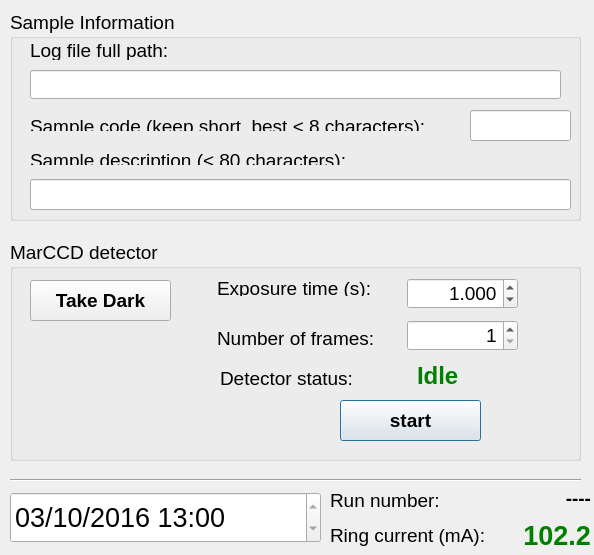
<?xml version="1.0" encoding="UTF-8"?>
<ui version="4.0">
 <class>dlgSampleCCD</class>
 <widget class="QDialog" name="dlgSampleCCD">
  <property name="geometry">
   <rect>
    <x>0</x>
    <y>0</y>
    <width>594</width>
    <height>555</height>
   </rect>
  </property>
  <property name="font">
   <font>
    <pointsize>14</pointsize>
   </font>
  </property>
  <property name="windowTitle">
   <string>MarCCD experiment control </string>
  </property>
  <widget class="QGroupBox" name="groupBox_2">
   <property name="geometry">
    <rect>
     <x>10</x>
     <y>10</y>
     <width>571</width>
     <height>211</height>
    </rect>
   </property>
   <property name="autoFillBackground">
    <bool>true</bool>
   </property>
   <property name="title">
    <string>Sample Information</string>
   </property>
   <widget class="QLabel" name="label_7">
    <property name="geometry">
     <rect>
      <x>20</x>
      <y>105</y>
      <width>441</width>
      <height>16</height>
     </rect>
    </property>
    <property name="text">
     <string>Sample code (keep short, best &lt; 8 characters):</string>
    </property>
   </widget>
   <widget class="QLabel" name="label_8">
    <property name="geometry">
     <rect>
      <x>20</x>
      <y>139</y>
      <width>381</width>
      <height>16</height>
     </rect>
    </property>
    <property name="text">
     <string>Sample description (&lt; 80 characters):</string>
    </property>
   </widget>
   <widget class="QLineEdit" name="leSampleCode">
    <property name="geometry">
     <rect>
      <x>460</x>
      <y>100</y>
      <width>101</width>
      <height>31</height>
     </rect>
    </property>
    <property name="font">
     <font>
      <pointsize>14</pointsize>
      <weight>75</weight>
      <bold>true</bold>
     </font>
    </property>
   </widget>
   <widget class="QLineEdit" name="leSampleDescription">
    <property name="geometry">
     <rect>
      <x>20</x>
      <y>169</y>
      <width>541</width>
      <height>31</height>
     </rect>
    </property>
    <property name="font">
     <font>
      <weight>75</weight>
      <bold>true</bold>
     </font>
    </property>
   </widget>
   <widget class="QLineEdit" name="leDataFolder">
    <property name="geometry">
     <rect>
      <x>20</x>
      <y>60</y>
      <width>531</width>
      <height>29</height>
     </rect>
    </property>
   </widget>
   <widget class="QLabel" name="label_13">
    <property name="geometry">
     <rect>
      <x>20</x>
      <y>30</y>
      <width>171</width>
      <height>20</height>
     </rect>
    </property>
    <property name="text">
     <string>Log file full path: </string>
    </property>
   </widget>
  </widget>
  <widget class="QGroupBox" name="groupBox_3">
   <property name="geometry">
    <rect>
     <x>10</x>
     <y>240</y>
     <width>571</width>
     <height>221</height>
    </rect>
   </property>
   <property name="autoFillBackground">
    <bool>true</bool>
   </property>
   <property name="title">
    <string>MarCCD detector</string>
   </property>
   <widget class="QLabel" name="label_11">
    <property name="geometry">
     <rect>
      <x>207</x>
      <y>40</y>
      <width>201</width>
      <height>16</height>
     </rect>
    </property>
    <property name="text">
     <string>Exposure time (s):</string>
    </property>
   </widget>
   <widget class="QDoubleSpinBox" name="dsbExposureTime">
    <property name="geometry">
     <rect>
      <x>397</x>
      <y>38</y>
      <width>111</width>
      <height>31</height>
     </rect>
    </property>
    <property name="alignment">
     <set>Qt::AlignRight|Qt::AlignTrailing|Qt::AlignVCenter</set>
    </property>
    <property name="decimals">
     <number>3</number>
    </property>
    <property name="minimum">
     <double>0.010000000000000</double>
    </property>
    <property name="maximum">
     <double>99999.990000000005239</double>
    </property>
    <property name="value">
     <double>1.000000000000000</double>
    </property>
   </widget>
   <widget class="QLabel" name="label_12">
    <property name="geometry">
     <rect>
      <x>207</x>
      <y>90</y>
      <width>201</width>
      <height>16</height>
     </rect>
    </property>
    <property name="text">
     <string>Number of frames:</string>
    </property>
   </widget>
   <widget class="QSpinBox" name="sbNumberOfFrames">
    <property name="geometry">
     <rect>
      <x>397</x>
      <y>80</y>
      <width>111</width>
      <height>31</height>
     </rect>
    </property>
    <property name="alignment">
     <set>Qt::AlignRight|Qt::AlignTrailing|Qt::AlignVCenter</set>
    </property>
    <property name="minimum">
     <number>1</number>
    </property>
    <property name="maximum">
     <number>99999</number>
    </property>
   </widget>
   <widget class="QLabel" name="label_14">
    <property name="geometry">
     <rect>
      <x>210</x>
      <y>130</y>
      <width>181</width>
      <height>16</height>
     </rect>
    </property>
    <property name="text">
     <string>Detector status:</string>
    </property>
   </widget>
   <widget class="QLabel" name="lblDetectorStatus">
    <property name="geometry">
     <rect>
      <x>407</x>
      <y>120</y>
      <width>151</width>
      <height>31</height>
     </rect>
    </property>
    <property name="font">
     <font>
      <pointsize>18</pointsize>
      <weight>75</weight>
      <bold>true</bold>
     </font>
    </property>
    <property name="styleSheet">
     <string notr="true">color:green</string>
    </property>
    <property name="text">
     <string>Idle</string>
    </property>
   </widget>
   <widget class="QPushButton" name="pbStartMarCCD">
    <property name="geometry">
     <rect>
      <x>330</x>
      <y>160</y>
      <width>141</width>
      <height>41</height>
     </rect>
    </property>
    <property name="font">
     <font>
      <weight>75</weight>
      <bold>true</bold>
     </font>
    </property>
    <property name="styleSheet">
     <string notr="true"/>
    </property>
    <property name="text">
     <string>start</string>
    </property>
   </widget>
   <widget class="QPushButton" name="pbTakeDark">
    <property name="geometry">
     <rect>
      <x>20</x>
      <y>40</y>
      <width>141</width>
      <height>41</height>
     </rect>
    </property>
    <property name="font">
     <font>
      <weight>75</weight>
      <bold>true</bold>
     </font>
    </property>
    <property name="styleSheet">
     <string notr="true"/>
    </property>
    <property name="text">
     <string>Take Dark</string>
    </property>
   </widget>
  </widget>
  <widget class="QDateTimeEdit" name="dteNow">
   <property name="geometry">
    <rect>
     <x>10</x>
     <y>492</y>
     <width>311</width>
     <height>51</height>
    </rect>
   </property>
   <property name="font">
    <font>
     <pointsize>20</pointsize>
     <weight>50</weight>
     <bold>false</bold>
    </font>
   </property>
   <property name="readOnly">
    <bool>true</bool>
   </property>
   <property name="date">
    <date>
     <year>2016</year>
     <month>3</month>
     <day>10</day>
    </date>
   </property>
   <property name="time">
    <time>
     <hour>13</hour>
     <minute>0</minute>
     <second>0</second>
    </time>
   </property>
   <property name="maximumTime">
    <time>
     <hour>22</hour>
     <minute>59</minute>
     <second>59</second>
    </time>
   </property>
   <property name="displayFormat">
    <string>MM/dd/yyyy hh:mm</string>
   </property>
  </widget>
  <widget class="Line" name="line">
   <property name="geometry">
    <rect>
     <x>10</x>
     <y>470</y>
     <width>571</width>
     <height>20</height>
    </rect>
   </property>
   <property name="orientation">
    <enum>Qt::Horizontal</enum>
   </property>
  </widget>
  <widget class="QLabel" name="label_15">
   <property name="geometry">
    <rect>
     <x>330</x>
     <y>520</y>
     <width>221</width>
     <height>31</height>
    </rect>
   </property>
   <property name="text">
    <string>Ring current (mA):</string>
   </property>
  </widget>
  <widget class="QLabel" name="lblStorageRingCurrent">
   <property name="geometry">
    <rect>
     <x>480</x>
     <y>510</y>
     <width>111</width>
     <height>51</height>
    </rect>
   </property>
   <property name="font">
    <font>
     <pointsize>20</pointsize>
     <weight>75</weight>
     <bold>true</bold>
    </font>
   </property>
   <property name="styleSheet">
    <string notr="true">color:green</string>
   </property>
   <property name="text">
    <string>102.2</string>
   </property>
   <property name="alignment">
    <set>Qt::AlignRight|Qt::AlignTrailing|Qt::AlignVCenter</set>
   </property>
   <property name="indent">
    <number>0</number>
   </property>
  </widget>
  <widget class="QLabel" name="label_9">
   <property name="geometry">
    <rect>
     <x>330</x>
     <y>490</y>
     <width>171</width>
     <height>21</height>
    </rect>
   </property>
   <property name="text">
    <string>Run number:</string>
   </property>
  </widget>
  <widget class="QLabel" name="lblRunNumber">
   <property name="geometry">
    <rect>
     <x>490</x>
     <y>490</y>
     <width>101</width>
     <height>16</height>
    </rect>
   </property>
   <property name="font">
    <font>
     <weight>75</weight>
     <bold>true</bold>
    </font>
   </property>
   <property name="text">
    <string>----</string>
   </property>
   <property name="alignment">
    <set>Qt::AlignRight|Qt::AlignTrailing|Qt::AlignVCenter</set>
   </property>
  </widget>
 </widget>
 <tabstops>
  <tabstop>leDataFolder</tabstop>
  <tabstop>leSampleCode</tabstop>
  <tabstop>leSampleDescription</tabstop>
  <tabstop>dsbExposureTime</tabstop>
  <tabstop>sbNumberOfFrames</tabstop>
  <tabstop>pbStartMarCCD</tabstop>
  <tabstop>dteNow</tabstop>
 </tabstops>
 <resources/>
 <connections/>
</ui>
